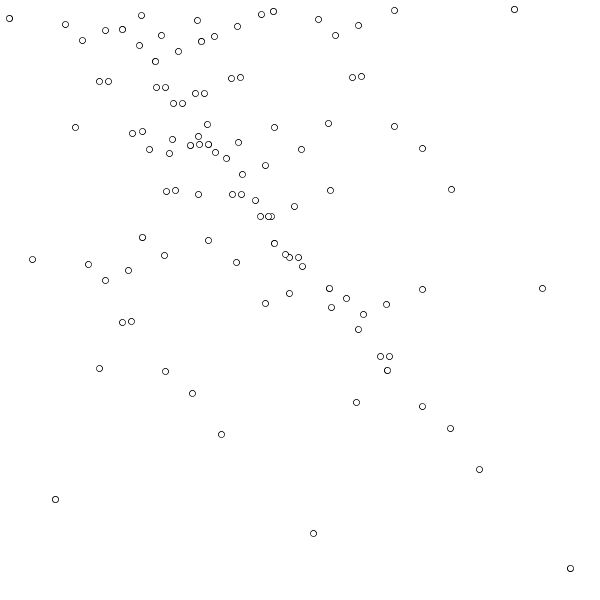
Frame 1 (no input)
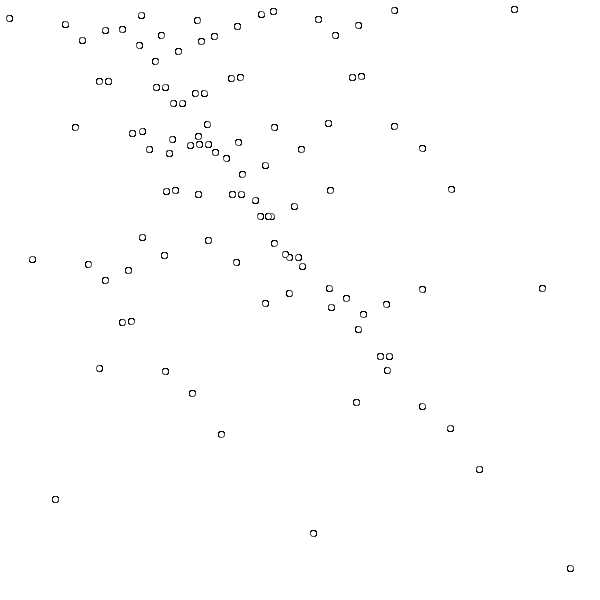
Frame 60 (the mouse pressed at the canvas centre just before this capture)
Frame 120 (the mouse held since frame 60 and released just before this capture): identical to frame 60, image omitted

The Processing sketch that drew these frames (run headless with seeded random() and noise(); from frame 60 on, the mouse is pressed at the canvas centre):

// Processing sketch: dots
// ── dots.pde
//import processing.opengl.*;
float dotsx[] ;
float dotsy[];
int numDots = 14;
void setup(){
  size(600,600);
  background(255);
  //noSmooth();
  dotsx = new float[numDots];
  dotsy = new float[numDots];
 for (int i = 0; i<numDots; i++){
  dotsx[i]=random(width);
}
for (int i = 0; i<numDots; i++){
  dotsy[i]=random(height);
}
}
void draw(){
  //fill(0);
for (int i = 0; i<numDots; i++){
  ellipse(dotsx[i],dotsy[i],6,6);
}

strokeWeight(.6);

for (int i = 0; i<numDots; i++){
  for (int j = 0; j<numDots; j++){
    float midx = (dotsx[i]+dotsx[j])/2;
    float midy = (dotsy[i]+dotsy[j])/2;
    ellipse(midx,midy,6,6);
    //smooth(2);
    //beginShape();
    /*
    curveVertex(dotsx[i],dotsy[i]);
    curveVertex(dotsx[i],dotsy[i]);
    curveVertex(midx,midy);
    curveVertex(midx,midy);
    curveVertex(dotsx[j],dotsy[j]);
    curveVertex(dotsx[j],dotsy[j]);
 // line(dotsx[i],dotsy[i],dotsx[j],dotsy[j]);
 //bezierVertex(dotsx[i],dotsy[i],dotsx[j],dotsy[j],dotsx[j],dotsy[j]);
  //bezierVertex(dotsx[i],dotsy[i]);
//bezierVertex(dotsx[j],dotsy[j]);
 //bezierVertex(dotsx[j],dotsy[j],dotsx[j],dotsy[j],dotsx[);
 endShape();*/
}
}
}
